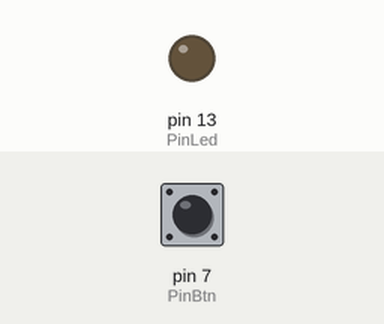
Recording of a sketch running on a simulated Arduino Uno, built with avr-gcc and run on an emulated ATmega328P. Shown: output pins drawn as LEDs (lit = HIGH). The inputs (shaded band) are chosen by the test bench; at power-on: pin 7 (PinBtn) HIGH.

Above: at 1.2 s.
1.3 s: pin 7 (PinBtn) pulled LOW for 0.15 s
At 2.3 s:
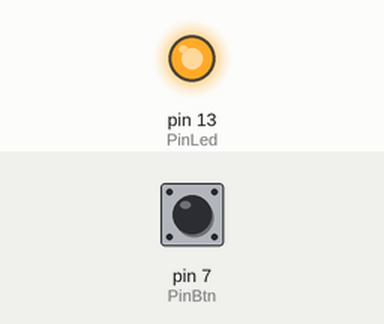
2.9 s: pin 7 (PinBtn) pulled LOW for 1 s
At 3.5 s:
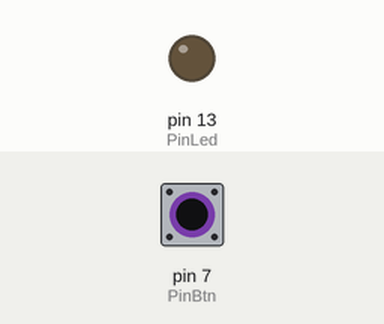
5.4 s: pin 7 (PinBtn) pulled LOW for 3.2 s
At 6.6 s:
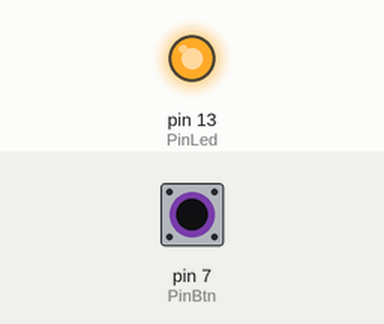
Timing chart, 0 to 8.4 s (numbered marks = the images above; inputs shaded):
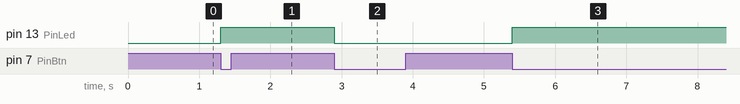

The sketch:

Practica_2_PUSH_4MM_4_PINES.ino
```cpp
const int PinBtn = 7;
const int PinLed = 13;

bool estadoLed = false;
int ultimoEstadoBoton = HIGH;

void setup() {
  Serial.begin(9600);

  pinMode(PinBtn , INPUT_PULLUP);
  pinMode(PinLed , OUTPUT);

  digitalWrite(PinLed , LOW);

}

void loop() {
  int estadoBotonActual = digitalRead(PinBtn );

  if (ultimoEstadoBoton == HIGH && estadoBotonActual == LOW) {
    estadoLed = !estadoLed;

    digitalWrite(PinLed , estadoLed ? HIGH : LOW);

  }
  ultimoEstadoBoton = estadoBotonActual;
}
```

Measured:
- after the input at 1.3 s, pin 13 (PinLed): LOW → HIGH at once
- after the input at 2.9 s, pin 13 (PinLed): HIGH → LOW at once
- after the input at 5.4 s, pin 13 (PinLed): LOW → HIGH at once
